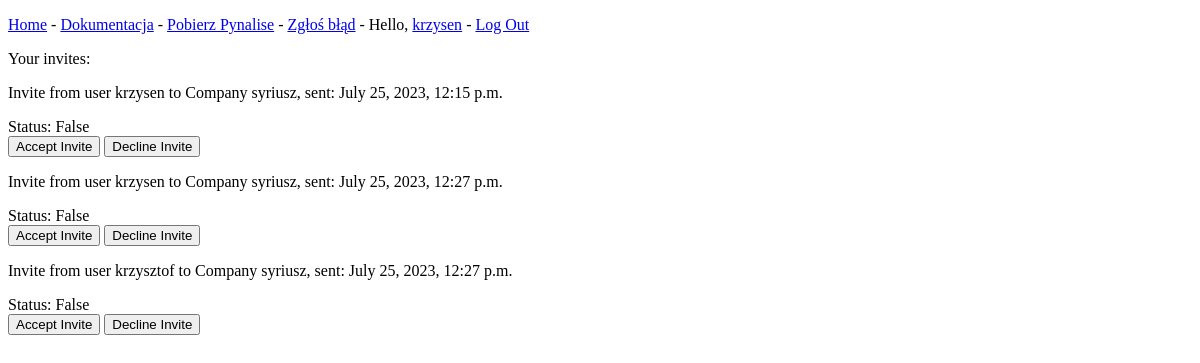
/company_invitations (signed in), run on an earlier commit of the app's database.
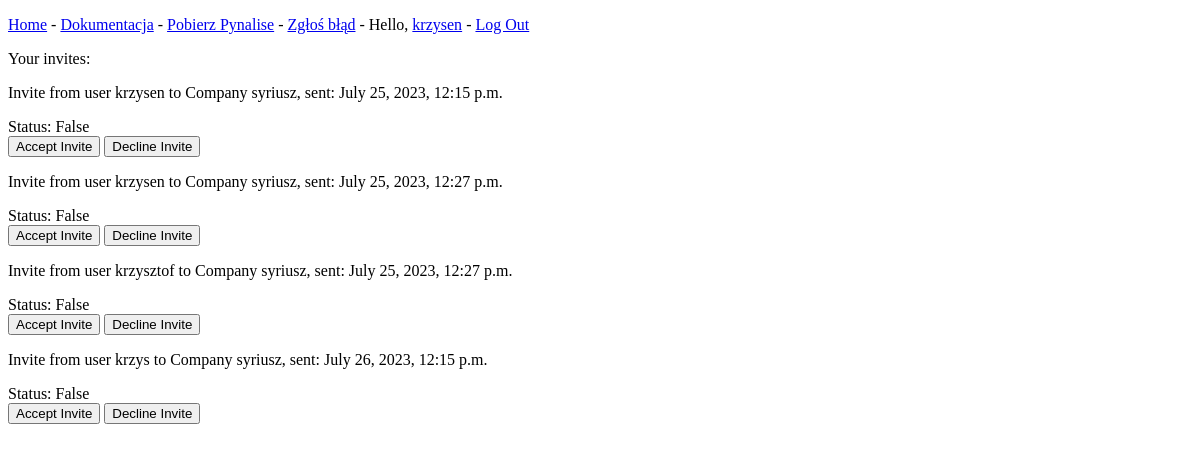
And on a later commit of the database.
### AppFixB1/models.py (models this page shows, shortened)
class User(AbstractBaseUser):
    is_active = models.BooleanField(default=True)
    is_staff = models.BooleanField(default=False)
    is_admin = models.BooleanField(default=False)
    is_online = models.BooleanField(default=False)
    login = models.CharField(max_length=255, unique=True)
    email = models.EmailField(unique=True)
    name = models.CharField(max_length=255, blank=True)
    surname = models.CharField(max_length=255, blank=True)
    phone_number = models.CharField(max_length=20, blank=True, null=True)
    role = models.CharField(max_length=50, choices=[('Admin', 'Admin'), ('User', 'User')], default='User')
    upvotes = models.IntegerField(default=0)
    date_registration = models.DateTimeField(auto_now_add=True)
    last_activity = models.DateTimeField(null=True, blank=True)
    github_profile = models.CharField(max_length=255, blank=True, null=True)
    linkedin_profile = models.CharField(max_length=255, blank=True, null=True)
    twitter_profile = models.CharField(max_length=255, blank=True, null=True)
    discord_profile = models.CharField(max_length=255, blank=True, null=True)
    USERNAME_FIELD = 'login'
    REQUIRED_FIELDS = ['email', 'password']
    objects = MyUserManager()  # new

class Invitation(models.Model):
    sender = models.ForeignKey(User, on_delete=models.CASCADE, related_name='sent_invitations')
    recipient = models.ForeignKey(User, on_delete=models.CASCADE, related_name='received_invitations')
    company = models.ForeignKey(Company, on_delete=models.CASCADE)
    is_accepted = models.BooleanField(default=False)
    date_sent = models.DateTimeField(auto_now_add=True)
    class Meta:
        verbose_name_plural = 'Invitations'

class Company(models.Model):
    name = models.CharField(max_length=255)
    description = models.TextField()
    owner = models.ForeignKey(User, on_delete=models.CASCADE)
    def __str__(self):
        return self.name

### AppFixB1/views.py (the view, shortened to what this page needs)
# urls.py: path('company_invitations', views.company_invitations, name = 'company_invitations'),
def company_invitations(request):
    user = request.user
    user_company = UserCompany.objects.filter(user=user).first()
    context = {}
    if user_company:
        company = user_company.company
        context['company'] = company
    else:
        invitations = Invitation.objects.all()
        context['invitations'] = invitations
    return render(request, 'company_invitations.html', context)

### templates/company_invitations.html (shortened to what this page needs)
<!DOCTYPE html>
<html lang="en">
<head>
</head>
<body>
{% extends "base.html" %}
{% block content %}
   {% if company %}
    <h1>Your Company:</h1>
    <p>Name: {{ company.name }}</p>
    <p>Description: {{ company.description }}</p>
       <p>You are already part of the company. You can be only part of one company.</p>
        <p>  <a href="{% url 'leave_company' %}">
            <button>Leave Company</button>
       </a></p>
{% else %}
       <p>Your invites:</p>
        {% for invitation in invitations %}
           <p>Invite from user {{ invitation.sender.login  }} to Company {{ invitation.company  }}, sent: {{ invitation.date_sent }}</p>
            Status: {{ invitation.is_accepted }}
           <form method="post">
                <button type="submit" name="accept_invite">Accept Invite</button>
                <button type="submit" name="decline_invite">Decline Invite</button>
            </form>
       {% endfor %}
{% endif %}
{% endblock content %}

### templates/base.html (shortened to what this page needs)
<!DOCTYPE html>
<html lang="en">
<head>
</head>
<body>
<p>
    <a href="{% url 'index' %}">Home</a> -
    <a href="{% url 'doc' %}">Dokumentacja</a> -
    <a href="{% url 'download' %}">Pobierz Pynalise</a> -
    <a href="{% url 'new_report' '8' %}">Zgłoś błąd</a> -
    {% if user.is_authenticated %}
        Hello, <a href="{% url 'view_profile' request.user.id %}">{{ request.user.login }}</a> -
        <a href="{% url 'users:logout' %}">Log Out</a>
    {% else %}
        <a href="{% url 'users:register' %}">Rejestracja</a> -
        <a href="{% url 'users:login' %}">Logowanie</a>
    {% endif %}
</p>
{% block content %}{% endblock content %}
</body>
</html>

What changed in the data, as far as the page shows it:
added Invitation: sender.login "krzys", company "syriusz", date_sent "July 26, 2023, 12:15 p.m.", is_accepted "False"
